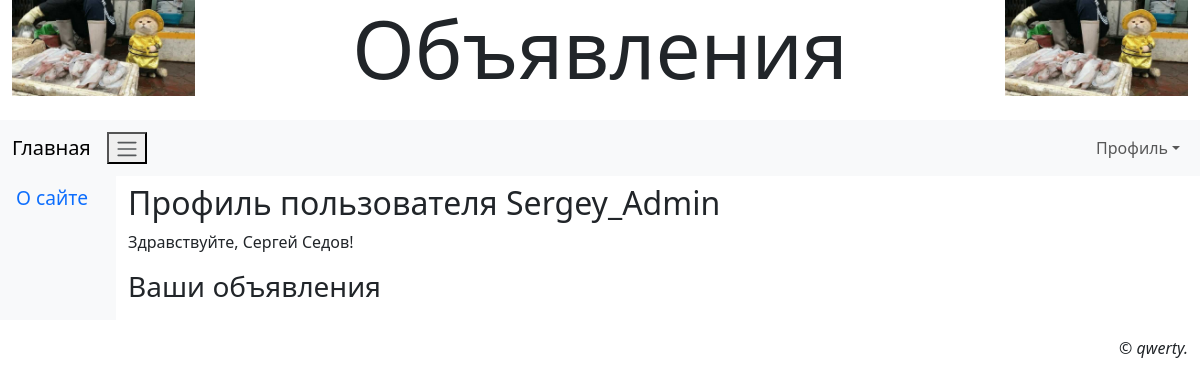
The page /accounts/profile/ (signed in) on the database as committed earlier.
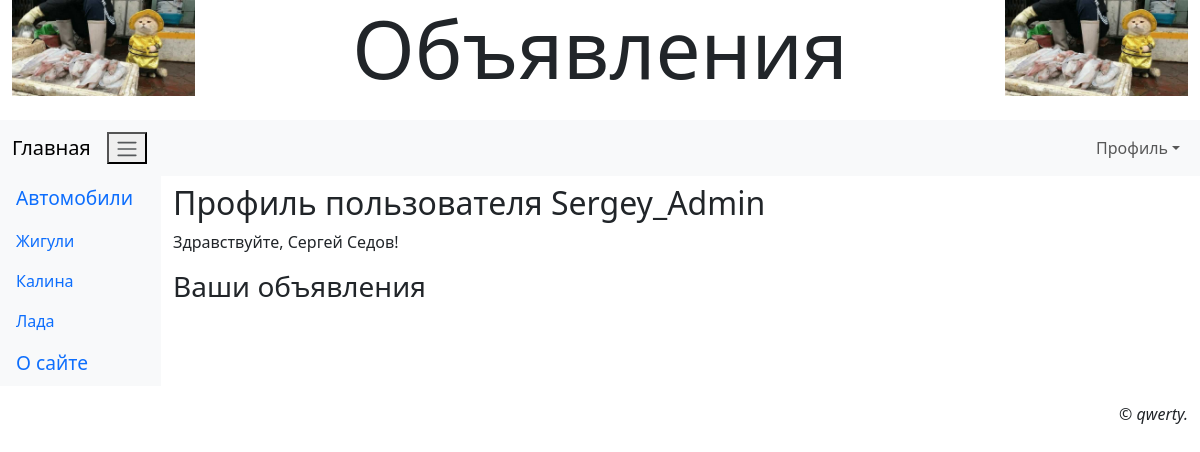
The same page on the database as committed later.
### main/models.py (models this page shows)
class Rubric(models.Model):
    name = models.CharField(max_length=20, unique=True, verbose_name='Название')
    order = models.SmallIntegerField(default=0, db_index=True, verbose_name='Порядок')
    super_rubric = models.ForeignKey('SuperRubric', on_delete=models.PROTECT, null=True, blank=True,
                                     verbose_name='Надрубрика')

### main/views.py (the view)
# urls.py: path('accounts/profile/', profile, name='profile'),
@login_required
def profile(request):
    return render(request, 'main/profile.html')

### main/models.py (called while the page is built)
    def get_queryset(self):
        return super().get_queryset().filter(super_rubric__isnull=False)

### main/templates/main/profile.html (shortened to what this page needs)
{% extends 'layout/basic.html' %}
{% block content %}
<h2>Профиль пользователя {{ user.username }}</h2>
{% if user.first_name and user.last_name %}
<p>Здравствуйте, {{ user.first_name }} {{ user.last_name }}!</p>
{% else %}
<p>Здравствуйте!</p>
{% endif %}
<h3>Ваши объявления</h3>
{% endblock %}

### main/templates/layout/basic.html (shortened to what this page needs)
{% load django_bootstrap5 %}
{% load static %}
<!DOCTYPE html>
<html>
<head>
    {% bootstrap_css %}
    <link rel="stylesheet" type="text/css" href="{% static 'main/style.css' %}">
</head>
<body class="container-fluid">
    <header class="mb-4">
        <h1 class="display-1 text-center">Объявления</h1>
    </header>
    <nav class="row navbar navbar-expand-md bg-light">
        <div class="col container">
            <a class="navbar-brand" href="{% url 'main:index' ">Главная</a>
            <button class="navbar-togler" type="button" data-bs-toggle="collapse" data-bs-target="#navbarNav">
                <span class="navbar-toggler-icon"></span>
            </button>
            <div class="collapse navbar-collapse justify-content-end" id="navbarNav">
                <div class="navbar-nav">
                    {% if user.is_authenticated %}
                    <div class="nav-item dropdown">
                        <a class="nav-link dropdown-toggle" data-bs-toggle="dropdown" href="#">Профиль</a>
                    </div>
                </div>
            </div>
        </div>
    </nav>
<div class="row">
    <nav class="col-md-auto nav flex-column bg-light">
        {% for rubric in rubrics %}
        {% ifchanged rubric.super_rubric.pk %}
        <span class="nav-link root">{{ rubric.super_rubric.name }}</span>
        {% endifchanged %}
        <a class="nav-link" href="{% url 'main:rubric_bbs' pk=rubric.pk %}">{{ rubric.name }}</a>
        {% endfor %}
        <a class="nav-link root" href="{% url 'main:other' page='about' %}">О сайте</a>
    </nav>
    <main class="col py-2">
        {% block content %}
        {% endblock %}
    </main>
</div>
<footer class="mt-3">
    <p class="text-end fst-italic">&copy; qwerty.</p>
</footer>
</body>
</html>

Rows that differ between the two databases and show on the page:
added Rubric: super_rubric.name "Автомобили", name "Жигули"
added Rubric: name "Калина"
added Rubric: name "Лада"
